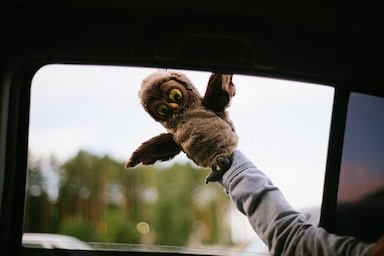
#> input picture pillow tasks/Рианна.jpg, 384 x 256 px
$ python diagonal.py
#> lines starting #> are read from the running program, lines starting #| are printed output that depends on the picture
from PIL import Image


im = Image.open("Рианна.jpg")
#> im is the input picture: PIL image 384x256 RGB; mean R, G, B 96.1, 94.6, 86.8


def diagonal(im):
    pixels = im.load()
    x, y = im.size
#> x = 384; y = 256
    diagonalized = Image.new('RGB', (x, y), (0, 0, 0))
#> diagonalized: PIL image 384x256 RGB; every value is 0
    for i in range(x):
        for j in range(y):
            diagonalized.putpixel((i, j), pixels[x - i - 1, y - j - 1])
            diagonalized.putpixel((x - i - 1, y - j - 1), pixels[i, j])
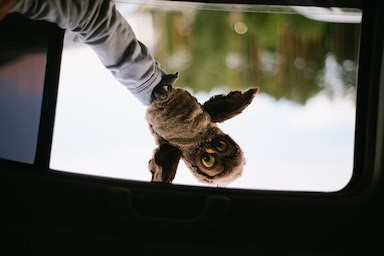
#> diagonalized: PIL image 384x256 RGB; mean R, G, B 96.1, 94.6, 86.8
    diagonalized.save('diagonal.jpg')


diagonal(im)
